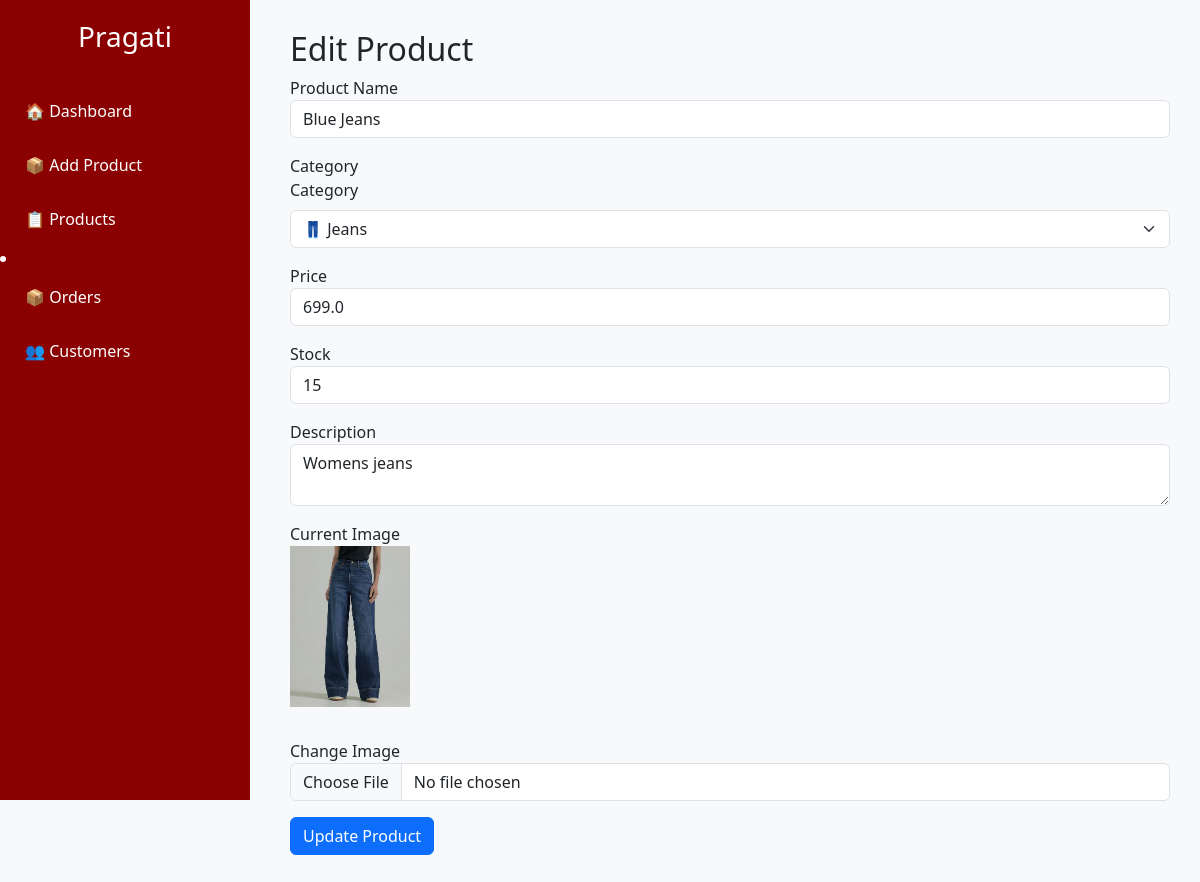
Screenshot of /admin/edit-product/2 with the database file from the repository.
### models.py (models this page shows)
class Product(db.Model):
    id = db.Column(db.Integer, primary_key=True)
    name = db.Column(db.String(100), nullable=False)
    category = db.Column(db.String(50))
    price = db.Column(db.Float)
    stock = db.Column(db.Integer)
    image = db.Column(db.String(255), nullable=True)
    description = db.Column(db.Text)
    is_new = db.Column(db.Boolean, default=True)

### app.py (the view, shortened to what this page needs)
@app.route("/admin/edit-product/<int:id>", methods=["GET", "POST"])
def edit_product(id):
    product = Product.query.get_or_404(id)
    return render_template(
        "admin/edit_product.html",
        product=product
    )

### templates/admin/edit_product.html (shortened to what this page needs)
{% extends "admin/base_admin.html" %}
{% block content %}
<h2>Edit Product</h2>
<form method="POST" enctype="multipart/form-data">
    <div class="mb-3">
        <label>Product Name</label>
        <input class="form-control"
               name="name"
               value="{{ product.name }}"
               required>
    </div>
    <div class="mb-3">
        <label>Category</label>
        <div class="mb-3">
    <label class="form-label">Category</label>
    <select class="form-select" name="category">
        <option value="jeans"
            {% if product.category=="jeans" %}selected{% endif %}>
            👖 Jeans
        </option>
    </select>
</div>
    </div>
    <div class="mb-3">
        <label>Price</label>
        <input class="form-control"
               type="number"
               step="0.01"
               name="price"
               value="{{ product.price }}"
               required>
    </div>
    <div class="mb-3">
        <label>Stock</label>
        <input class="form-control"
               type="number"
               name="stock"
               value="{{ product.stock }}"
               required>
    </div>
    <div class="mb-3">
        <label>Description</label>
        <textarea class="form-control"
                  name="description">{{ product.description }}</textarea>
    </div>
    <div class="mb-3">
        <label>Current Image</label><br>
        {% if product.image %}
            <img src="{{ url_for('static', filename='uploads/' + product.image) }}"
                 width="120"
                 class="mb-3">
        {% else %}
            No Image
        {% endif %}
    </div>
    <div class="mb-3">
        <label>Change Image</label>
        <input class="form-control"
               type="file"
               name="image">
    </div>
    <button class="btn btn-primary">
        Update Product
    </button>
</form>
{% endblock %}

### templates/admin/base_admin.html (style rules this page uses)
body { background:#f8f9fa; }

### rows the page displays
Product: name "Blue Jeans", category "👖 Jeans", price "699.0", stock "15", description "Womens jeans", image (picture)
